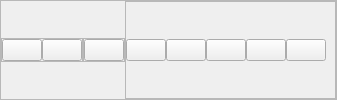
        <widget class="QFrame" name="headerMenuContainer">
         <property name="frameShape">
          <enum>QFrame::StyledPanel</enum>
         </property>
         <property name="frameShadow">
          <enum>QFrame::Sunken</enum>
         </property>
         <layout class="QHBoxLayout" name="horizontalLayout_3">
          <property name="spacing">
           <number>0</number>
          </property>
          <property name="leftMargin">
           <number>0</number>
          </property>
          <property name="topMargin">
           <number>0</number>
          </property>
          <property name="rightMargin">
           <number>0</number>
          </property>
          <property name="bottomMargin">
           <number>0</number>
          </property>
          <item alignment="Qt::AlignLeft">
           <widget class="QFrame" name="frame_7">
            <property name="sizePolicy">
             <sizepolicy hsizetype="Fixed" vsizetype="Fixed">
              <horstretch>0</horstretch>
              <verstretch>0</verstretch>
             </sizepolicy>
            </property>
            <property name="frameShape">
             <enum>QFrame::StyledPanel</enum>
            </property>
            <property name="frameShadow">
             <enum>QFrame::Raised</enum>
            </property>
            <layout class="QHBoxLayout" name="horizontalLayout_4">
             <property name="spacing">
              <number>0</number>
             </property>
             <property name="leftMargin">
              <number>0</number>
             </property>
             <property name="topMargin">
              <number>0</number>
             </property>
             <property name="rightMargin">
              <number>0</number>
             </property>
             <property name="bottomMargin">
              <number>0</number>
             </property>
             <item>
              <widget class="QPushButton" name="hideNotificationBtn">
               <property name="toolTip">
                <string>Hide notification </string>
               </property>
               <property name="text">
                <string/>
               </property>
               <property name="icon">
                <iconset resource="icons/icons.qrc">
                 <normaloff>:/appicon/minimize.svg</normaloff>:/appicon/minimize.svg</iconset>
               </property>
               <property name="iconSize">
                <size>
                 <width>25</width>
                 <height>25</height>
                </size>
               </property>
              </widget>
             </item>
             <item>
              <widget class="QPushButton" name="notificationBtn">
               <property name="toolTip">
                <string>See notifications</string>
               </property>
               <property name="text">
                <string/>
               </property>
               <property name="icon">
                <iconset resource="icons/icons.qrc">
                 <normaloff>:/appicon/bell.svg</normaloff>:/appicon/bell.svg</iconset>
               </property>
               <property name="iconSize">
                <size>
                 <width>25</width>
                 <height>25</height>
                </size>
               </property>
              </widget>
             </item>
            </layout>
           </widget>
          </item>
          <item alignment="Qt::AlignHCenter|Qt::AlignVCenter">
           <widget class="QFrame" name="frame_5">
            <property name="frameShape">
             <enum>QFrame::StyledPanel</enum>
            </property>
            <property name="frameShadow">
             <enum>QFrame::Raised</enum>
            </property>
            <layout class="QVBoxLayout" name="verticalLayout_25">
             <property name="spacing">
              <number>0</number>
             </property>
             <property name="leftMargin">
              <number>0</number>
             </property>
             <property name="topMargin">
              <number>0</number>
             </property>
             <property name="rightMargin">
              <number>0</number>
             </property>
             <property name="bottomMargin">
              <number>0</number>
             </property>
             <item alignment="Qt::AlignRight|Qt::AlignTop">
              <widget class="QPushButton" name="homeBtn">
               <property name="text">
                <string/>
               </property>
               <property name="icon">
                <iconset resource="icons/icons.qrc">
                 <normaloff>:/appicon/home.svg</normaloff>:/appicon/home.svg</iconset>
               </property>
               <property name="iconSize">
                <size>
                 <width>25</width>
                 <height>25</height>
                </size>
               </property>
              </widget>
             </item>
            </layout>
           </widget>
          </item>
          <item alignment="Qt::AlignRight">
           <widget class="QFrame" name="rightMenu">
            <property name="frameShape">
             <enum>QFrame::StyledPanel</enum>
            </property>
            <property name="frameShadow">
             <enum>QFrame::Raised</enum>
            </property>
            <layout class="QHBoxLayout" name="horizontalLayout_5">
             <property name="spacing">
              <number>0</number>
             </property>
             <property name="leftMargin">
              <number>0</number>
             </property>
             <property name="topMargin">
              <number>0</number>
             </property>
             <property name="rightMargin">
              <number>9</number>
             </property>
             <property name="bottomMargin">
              <number>0</number>
             </property>
             <item>
              <widget class="QPushButton" name="logout">
               <property name="text">
                <string/>
               </property>
               <property name="icon">
                <iconset resource="icons/icons.qrc">
                 <normaloff>:/appicon/log-out.svg</normaloff>:/appicon/log-out.svg</iconset>
               </property>
               <property name="iconSize">
                <size>
                 <width>25</width>
                 <height>25</height>
                </size>
               </property>
              </widget>
             </item>
             <item>
              <widget class="QPushButton" name="openAccBtn">
               <property name="toolTip">
                <string>Open the notification slide to access account functions</string>
               </property>
               <property name="text">
                <string/>
               </property>
               <property name="icon">
                <iconset resource="icons/icons.qrc">
                 <normaloff>:/appicon/user.svg</normaloff>:/appicon/user.svg</iconset>
               </property>
               <property name="iconSize">
                <size>
                 <width>25</width>
                 <height>25</height>
                </size>
               </property>
              </widget>
             </item>
             <item>
              <widget class="QPushButton" name="closeAccBtn">
               <property name="text">
                <string/>
               </property>
               <property name="icon">
                <iconset resource="icons/icons.qrc">
                 <normaloff>:/appicon/user-x.svg</normaloff>:/appicon/user-x.svg</iconset>
               </property>
               <property name="iconSize">
                <size>
                 <width>25</width>
                 <height>25</height>
                </size>
               </property>
              </widget>
             </item>
             <item>
              <widget class="QPushButton" name="lightMode">
               <property name="text">
                <string/>
               </property>
               <property name="icon">
                <iconset resource="icons/icons.qrc">
                 <normaloff>:/appicon/sun.svg</normaloff>:/appicon/sun.svg</iconset>
               </property>
               <property name="iconSize">
                <size>
                 <width>25</width>
                 <height>25</height>
                </size>
               </property>
              </widget>
             </item>
             <item>
              <widget class="QPushButton" name="darkMode">
               <property name="text">
                <string/>
               </property>
               <property name="icon">
                <iconset resource="icons/icons.qrc">
                 <normaloff>:/appicon/moon.svg</normaloff>:/appicon/moon.svg</iconset>
               </property>
               <property name="iconSize">
                <size>
                 <width>25</width>
                 <height>25</height>
                </size>
               </property>
              </widget>
             </item>
            </layout>
           </widget>
          </item>
         </layout>
        </widget>
